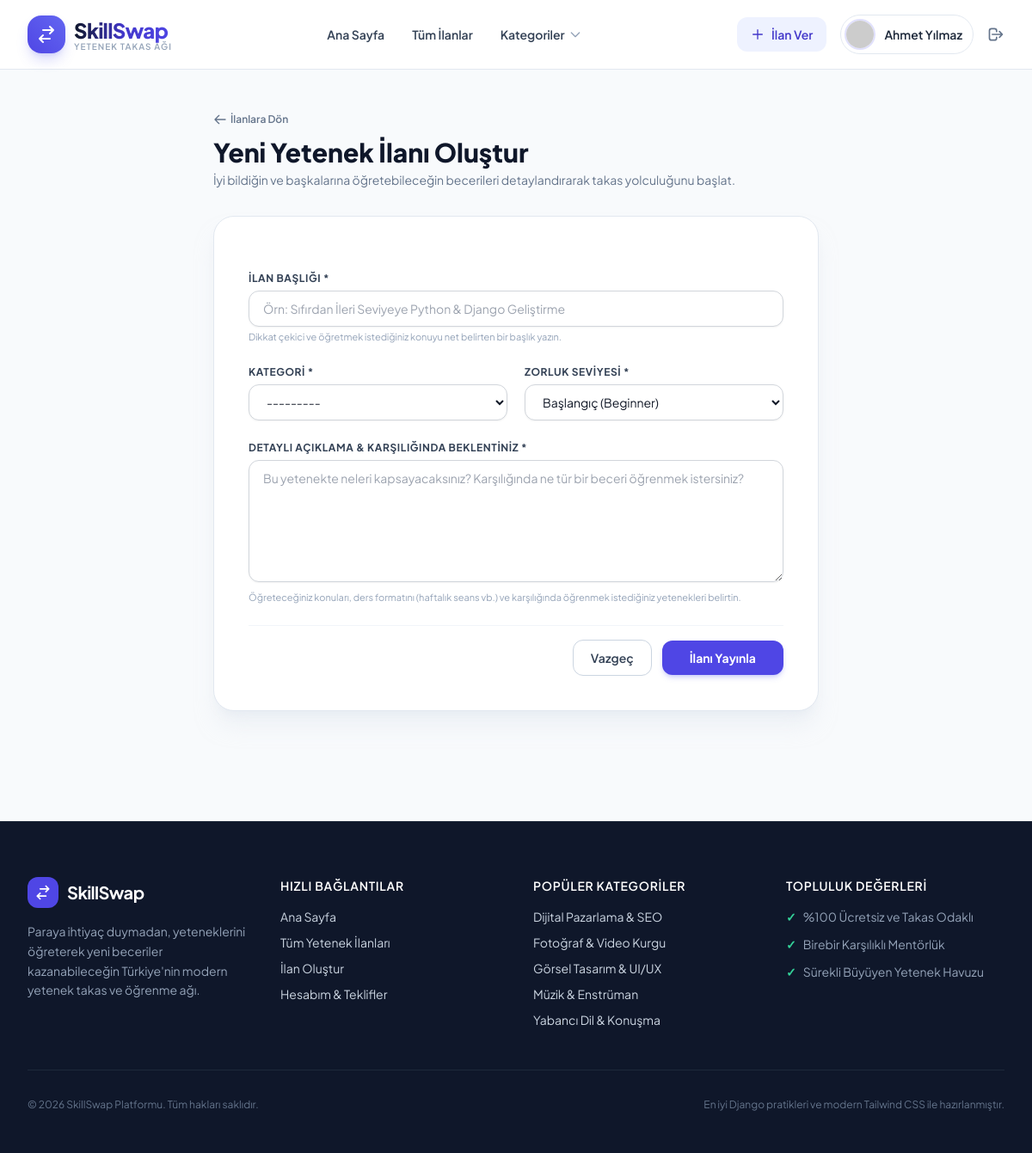
Page /listings/create/ (signed in) on the committed database.
### users/models.py (models this page shows, shortened)
class CustomUser(AbstractUser):
    bio = models.TextField(
        blank=True,
        verbose_name="Hakkında / Biyografi",
        help_text="Kendinizden, ilgi alanlarınızdan ve öğretmek/öğrenmek istediğiniz konulardan bahsedin."
    )
    avatar = models.ImageField(
        upload_to='avatars/',
        blank=True,
        null=True,
        verbose_name="Profil Fotoğrafı"
    )
    location = models.CharField(
        max_length=100,
        blank=True,
        verbose_name="Konum / Şehir",
        help_text="Örn: İstanbul, Ankara veya Online"
    )
    class Meta:
        verbose_name = "Kullanıcı"
        verbose_name_plural = "Kullanıcılar"
        ordering = ['-date_joined']
    @property
    def avatar_url(self):
        if self.avatar and hasattr(self.avatar, 'url'):
            return self.avatar.url
        name = self.get_full_name() or self.username
        return f"https://ui-avatars.com/api/?name={name}&background=4f46e5&color=fff&size=128&bold=true"

### listings/models.py (models this page shows, shortened)
class Category(models.Model):
    name = models.CharField(max_length=100, unique=True, verbose_name="Kategori Adı")
    slug = models.SlugField(max_length=120, unique=True, blank=True, verbose_name="Slug")
    description = models.TextField(blank=True, verbose_name="Kategori Açıklaması")
    class Meta:
        verbose_name = "Kategori"
        verbose_name_plural = "Kategoriler"
        ordering = ['name']
    def __str__(self):
        return self.name

### listings/views.py (the view, shortened to what this page needs)
# urls.py: path('create/', SkillListingCreateView.as_view(), name='listing_create'),
class SkillListingCreateView(LoginRequiredMixin, CreateView):
    model = SkillListing
    form_class = SkillListingForm
    template_name = 'listings/listing_form.html'
    def get_context_data(self, **kwargs):
        context = super().get_context_data(**kwargs)
        context['page_title'] = "Yeni Yetenek İlanı Oluştur"
        context['button_text'] = "İlanı Yayınla"
        return context

### listings/forms.py
class SkillListingForm(forms.ModelForm):
    class Meta:
        model = SkillListing
        fields = ['title', 'category', 'difficulty_level', 'description']
        widgets = {
            'title': forms.TextInput(attrs={
                'class': TAILWIND_INPUT,
                'placeholder': 'Örn: Sıfırdan İleri Seviyeye Python & Django Geliştirme'
            }),
            'category': forms.Select(attrs={
                'class': TAILWIND_SELECT
            }),
            'difficulty_level': forms.Select(attrs={
                'class': TAILWIND_SELECT
            }),
            'description': forms.Textarea(attrs={
                'class': TAILWIND_TEXTAREA,
                'rows': 6,
                'placeholder': 'Bu yetenekte neleri kapsayacaksınız? Karşılığında ne tür bir beceri öğrenmek istersiniz?'
            }),
        }

### listings/context_processors.py (called while the page is built)
def categories_processor(request):
    try:
        categories = Category.objects.annotate(listing_count=Count('listings')).order_by('name')
        return {'all_categories': categories}
    except Exception:
        return {'all_categories': []}

### templates/listings/listing_form.html (shortened to what this page needs)
{% extends 'base.html' %}
{% block content %}
<div class="max-w-3xl mx-auto px-4 sm:px-6 lg:px-8 py-12">
    <div class="mb-8">
        <a href="{% url 'listing_list' %}" class="inline-flex items-center space-x-1 text-xs font-semibold text-slate-500 hover:text-slate-800 transition mb-3">
            <svg class="w-4 h-4" fill="none" stroke="currentColor" viewBox="0 0 24 24">
                <path stroke-linecap="round" stroke-linejoin="round" stroke-width="2" d="M10 19l-7-7m0 0l7-7m-7 7h18"></path>
            </svg>
            <span>İlanlara Dön</span>
        </a>
        <h1 class="text-3xl font-extrabold text-slate-900">{{ page_title|default:"Yetenek İlanı Oluştur" }}</h1>
        <p class="text-sm text-slate-500 mt-1">
            İyi bildiğin ve başkalarına öğretebileceğin becerileri detaylandırarak takas yolculuğunu başlat.
        </p>
    </div>
    <div class="bg-white p-8 sm:p-10 rounded-3xl border border-slate-200 shadow-xl shadow-slate-200/50">
        <form method="post" class="space-y-6">
            <div>
                <label class="block text-xs font-bold uppercase tracking-wider text-slate-700 mb-1.5">
                    İlan Başlığı *
                </label>
                {{ form.title }}
                <p class="text-[11px] text-slate-400 mt-1">Dikkat çekici ve öğretmek istediğiniz konuyu net belirten bir başlık yazın.</p>
            </div>
            <div class="grid grid-cols-1 sm:grid-cols-2 gap-5">
                <div>
                    <label class="block text-xs font-bold uppercase tracking-wider text-slate-700 mb-1.5">
                        Kategori *
                    </label>
                    {{ form.category }}
                </div>
                <div>
                    <label class="block text-xs font-bold uppercase tracking-wider text-slate-700 mb-1.5">
                        Zorluk Seviyesi *
                    </label>
                    {{ form.difficulty_level }}
                </div>
            </div>
            <div>
                <label class="block text-xs font-bold uppercase tracking-wider text-slate-700 mb-1.5">
                    Detaylı Açıklama & Karşılığında Beklentiniz *
                </label>
                {{ form.description }}
                <p class="text-[11px] text-slate-400 mt-1">Öğreteceğiniz konuları, ders formatını (haftalık seans vb.) ve karşılığında öğrenmek istediğiniz yetenekleri belirtin.</p>
            </div>
            <div class="pt-4 border-t border-slate-100 flex items-center justify-end space-x-3">
                <a href="{% url 'listing_list' %}" class="px-5 py-2.5 rounded-xl border border-slate-300 text-slate-700 text-sm font-semibold hover:bg-slate-50 transition">
                    Vazgeç
                </a>
                <button type="submit" class="px-8 py-2.5 rounded-xl bg-brand-600 hover:bg-brand-700 text-white text-sm font-bold shadow-md shadow-brand-500/25 transition">
                    {{ button_text|default:"Kaydet ve Yayınla" }}
                </button>
            </div>
        </form>
    </div>
</div>
{% endblock %}

### templates/base.html (shortened to what this page needs)
<!DOCTYPE html>
<html lang="tr" class="h-full bg-slate-50">
<head>
    <script src="https://cdn.tailwindcss.com"></script>
</head>
<body class="flex flex-col min-h-screen text-slate-800 antialiased selection:bg-brand-500 selection:text-white">
    <header class="sticky top-0 z-50 bg-white/90 backdrop-blur-md border-b border-slate-200">
        <div class="max-w-7xl mx-auto px-4 sm:px-6 lg:px-8">
            <div class="flex items-center justify-between h-20">
                <div class="flex items-center space-x-3">
                    <a href="{% url 'home' %}" class="flex items-center space-x-2.5 group">
                        <div class="w-11 h-11 rounded-2xl bg-gradient-to-tr from-brand-600 to-indigo-500 flex items-center justify-center text-white shadow-lg shadow-brand-500/25 group-hover:scale-105 transition duration-200">
                            <svg class="w-6 h-6" fill="none" stroke="currentColor" viewBox="0 0 24 24">
                                <path stroke-linecap="round" stroke-linejoin="round" stroke-width="2" d="M8 7h12m0 0l-4-4m4 4l-4 4m0 6H4m0 0l4 4m-4-4l4-4" />
                            </svg>
                        </div>
                        <div class="flex flex-col">
                            <span class="text-2xl font-extrabold tracking-tight bg-gradient-to-r from-slate-900 via-brand-700 to-indigo-600 bg-clip-text text-transparent">SkillSwap</span>
                            <span class="text-[10px] uppercase tracking-widest font-semibold text-slate-400 -mt-1">Yetenek Takas Ağı</span>
                        </div>
                    </a>
                </div>
                <nav class="hidden md:flex items-center space-x-8">
                    <a href="{% url 'home' %}" class="text-sm font-semibold text-slate-700 hover:text-brand-600 transition">Ana Sayfa</a>
                    <a href="{% url 'listing_list' %}" class="text-sm font-semibold text-slate-700 hover:text-brand-600 transition">Tüm İlanlar</a>
                    <div class="relative group">
                        <button class="flex items-center space-x-1 text-sm font-semibold text-slate-700 group-hover:text-brand-600 transition py-2">
                            <span>Kategoriler</span>
                            <svg class="w-4 h-4 text-slate-400 group-hover:text-brand-600 transition" fill="none" stroke="currentColor" viewBox="0 0 24 24">
                                <path stroke-linecap="round" stroke-linejoin="round" stroke-width="2" d="M19 9l-7 7-7-7"></path>
                            </svg>
                        </button>
                    </div>
                </nav>
                <div class="hidden md:flex items-center space-x-4">
                    {% if user.is_authenticated %}
                        <a href="{% url 'listing_create' %}" class="inline-flex items-center space-x-2 px-4 py-2.5 rounded-xl bg-brand-50 text-brand-700 hover:bg-brand-100 font-semibold text-sm transition duration-150">
                            <svg class="w-4 h-4" fill="none" stroke="currentColor" viewBox="0 0 24 24">
                                <path stroke-linecap="round" stroke-linejoin="round" stroke-width="2" d="M12 4v16m8-8H4"></path>
                            </svg>
                            <span>İlan Ver</span>
                        </a>
                        <a href="{% url 'profile' %}" class="flex items-center space-x-3 p-1.5 pr-3 rounded-full hover:bg-slate-100 transition border border-slate-200">
                            <img class="w-8 h-8 rounded-full object-cover ring-2 ring-brand-500/20" src="{{ user.avatar_url }}" alt="{{ user.username }}">
                            <span class="text-sm font-semibold text-slate-800">{{ user.get_full_name|default:user.username }}</span>
                        </a>
                        <a href="{% url 'logout' %}" class="text-sm font-medium text-slate-500 hover:text-rose-600 transition" title="Çıkış Yap">
                            <svg class="w-5 h-5" fill="none" stroke="currentColor" viewBox="0 0 24 24">
                                <path stroke-linecap="round" stroke-linejoin="round" stroke-width="2" d="M17 16l4-4m0 0l-4-4m4 4H7m6 4v1a3 3 0 01-3 3H6a3 3 0 01-3-3V7a3 3 0 013-3h4a3 3 0 013 3v1" />
                            </svg>
                        </a>
                    {% endif %}
                </div>
            </div>
        </div>
    </header>
    <main class="flex-grow">
        {% block content %}{% endblock %}
    </main>
    <footer class="bg-slate-900 text-slate-300 pt-16 pb-12 mt-20 border-t border-slate-800">
        <div class="max-w-7xl mx-auto px-4 sm:px-6 lg:px-8">
            <div class="grid grid-cols-1 md:grid-cols-4 gap-10 pb-12 border-b border-slate-800">
                <div class="md:col-span-1 space-y-4">
                    <div class="flex items-center space-x-2.5">
                        <div class="w-9 h-9 rounded-xl bg-brand-600 flex items-center justify-center text-white font-bold">
                            <svg class="w-5 h-5" fill="none" stroke="currentColor" viewBox="0 0 24 24">
                                <path stroke-linecap="round" stroke-linejoin="round" stroke-width="2" d="M8 7h12m0 0l-4-4m4 4l-4 4m0 6H4m0 0l4 4m-4-4l4-4" />
                            </svg>
                        </div>
                        <span class="text-xl font-bold text-white tracking-tight">SkillSwap</span>
                    </div>
                    <p class="text-sm text-slate-400 leading-relaxed">
                        Paraya ihtiyaç duymadan, yeteneklerini öğreterek yeni beceriler kazanabileceğin Türkiye'nin modern yetenek takas ve öğrenme ağı.
                    </p>
                </div>
                <div>
                    <h4 class="text-sm font-semibold uppercase tracking-wider text-white mb-4">Hızlı Bağlantılar</h4>
                    <ul class="space-y-2.5 text-sm">
                        <li><a href="{% url 'home' %}" class="hover:text-white transition">Ana Sayfa</a></li>
                        <li><a href="{% url 'listing_list' %}" class="hover:text-white transition">Tüm Yetenek İlanları</a></li>
                        <li><a href="{% url 'listing_create' %}" class="hover:text-white transition">İlan Oluştur</a></li>
                        <li><a href="{% url 'profile' %}" class="hover:text-white transition">Hesabım & Teklifler</a></li>
                    </ul>
                </div>
                <div>
                    <h4 class="text-sm font-semibold uppercase tracking-wider text-white mb-4">Popüler Kategoriler</h4>
                    <ul class="space-y-2.5 text-sm">
                        {% for cat in all_categories|slice:":5" %}
                            <li><a href="{% url 'listing_list' %}?category={{ cat.slug }}" class="hover:text-white transition">{{ cat.name }}</a></li>
                        {% empty %}
                            <li class="text-slate-500">Yazılım, Tasarım, Dil, Müzik</li>
                        {% endfor %}
                    </ul>
                </div>
                <div>
                    <h4 class="text-sm font-semibold uppercase tracking-wider text-white mb-4">Topluluk Değerleri</h4>
                    <div class="space-y-3 text-sm text-slate-400">
                        <div class="flex items-start space-x-2">
                            <span class="text-emerald-400 font-bold">✓</span>
                            <span>%100 Ücretsiz ve Takas Odaklı</span>
                        </div>
                        <div class="flex items-start space-x-2">
                            <span class="text-emerald-400 font-bold">✓</span>
                            <span>Birebir Karşılıklı Mentörlük</span>
                        </div>
                        <div class="flex items-start space-x-2">
                            <span class="text-emerald-400 font-bold">✓</span>
                            <span>Sürekli Büyüyen Yetenek Havuzu</span>
                        </div>
                    </div>
                </div>
            </div>
            <div class="pt-8 flex flex-col sm:flex-row items-center justify-between text-xs text-slate-500">
                <p>&copy; 2026 SkillSwap Platformu. Tüm hakları saklıdır.</p>
                <p class="mt-2 sm:mt-0">En iyi Django pratikleri ve modern Tailwind CSS ile hazırlanmıştır.</p>
            </div>
        </div>
    </footer>
</body>
</html>

### templates/base.html (style rules this page uses)
body { font-family: 'Plus Jakarta Sans', sans-serif; }

### rows in the picture
CustomUser: get_full_name "Ahmet Yılmaz"
Category: name "Dijital Pazarlama & SEO"
Category: name "Fotoğraf & Video Kurgu"
Category: name "Görsel Tasarım & UI/UX"
Category: name "Müzik & Enstrüman"
Category: name "Yabancı Dil & Konuşma"

### other values in the picture
{{ page_title|default:"Yetenek İlanı Oluştur" }} "Yeni Yetenek İlanı Oluştur"
{{ button_text|default:"Kaydet ve Yayınla" }} "İlanı Yayınla"
